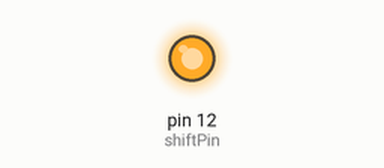
The sketch below on a simulated Arduino Uno, built with avr-gcc and run on an emulated ATmega328P. On the bench: output pins drawn as LEDs (lit = HIGH). Pins used as bus, display or sensor lines are not drawn.

Above: at 0.1 s.
Timing chart, 0 to 1.6 s (numbered marks = the images above):
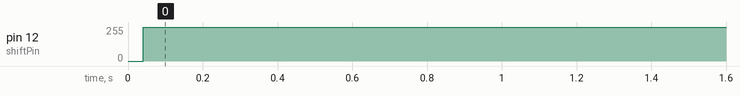

The sketch:

Ampelschaltung.ino
```cpp
 int shiftPin = 12;
int storePin = 8;
int dataPin = 11;

int ampel_all[16] = {0,1,1,1,1,1,1,1,1,1,1,1,1,1,1,1};

int ampel_gelb[16] = {0,0,0,0,0,0,1,1,1,1,1,0,0,0,0,0};
int ampel_gruen[16] = {1,1,1,1,1,1,0,0,0,0,0,0,0,0,0,0};
int ampel_rot[16] = {0,0,0,0,0,0,0,0,0,0,0,1,1,1,1,1};
int ampel_reset[16] = {0,0,0,0,0,0,0,0,0,0,0,0,0,0,0,0};

int muster[16];
void setup() {
  Serial.begin(9600);
  pinMode(shiftPin, OUTPUT);
  pinMode(storePin, OUTPUT);
  pinMode(dataPin, OUTPUT);
}

void loop() {
  // Alle Pins auf LOW (Paranoia-Modus)
  digitalWrite(storePin, LOW);
  digitalWrite(shiftPin, LOW);
  digitalWrite(dataPin, LOW);

  // Ampelsteuerung
  led_ausgabe(ampel_rot);
  delay(20000);
  led_ausgabe(ampel_gelb);
  delay(4000);
  led_ausgabe(ampel_gruen);
  delay(15000);
  led_ausgabe(ampel_gelb);
  delay(4000);
}

void led_ausgabe(int arr[]) {
  memcpy( muster, arr, 16*sizeof(int) );
  for (int i=0; i<16; i++) {
    digitalWrite(shiftPin, LOW);
    digitalWrite(dataPin, muster[i]);
    digitalWrite(shiftPin, HIGH);
  }
  digitalWrite(storePin, HIGH);
  digitalWrite(storePin, LOW);
}
```

Measured:
- by itself, pin 12 (shiftPin): 0/255 → 255/255 at 0.04 s
